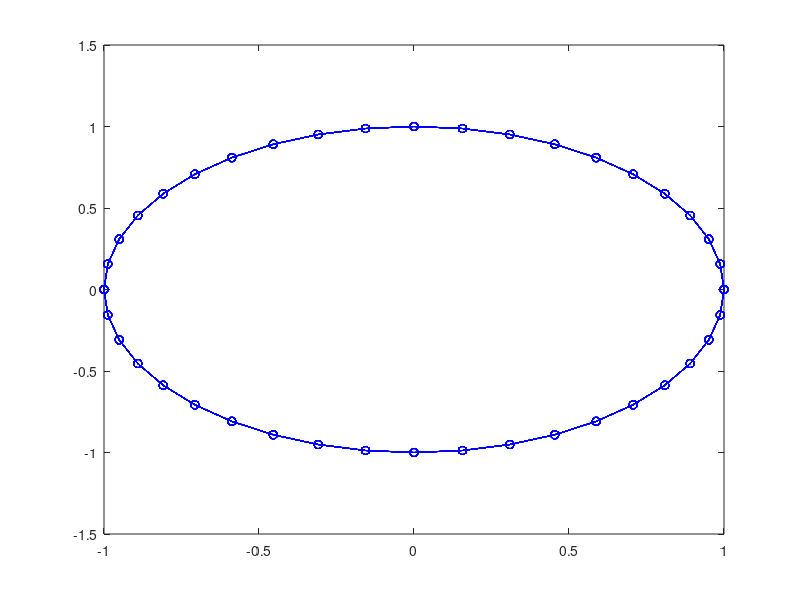
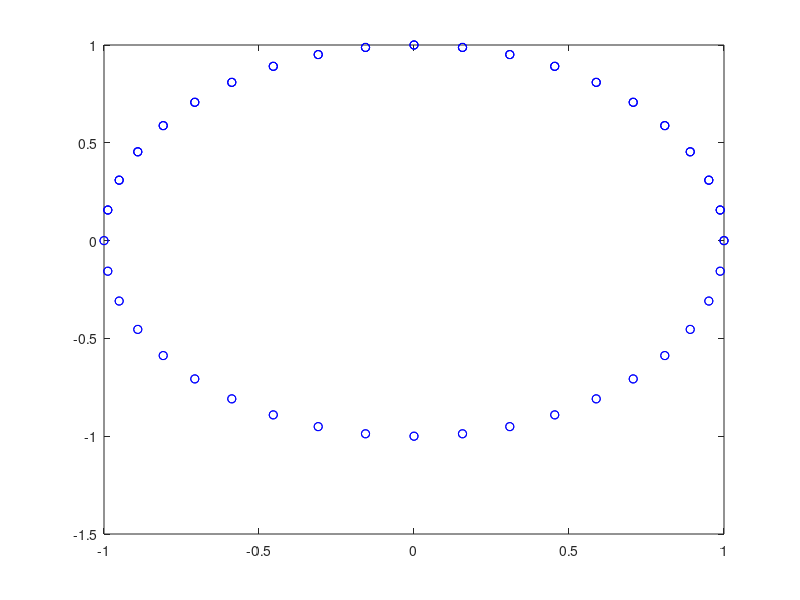
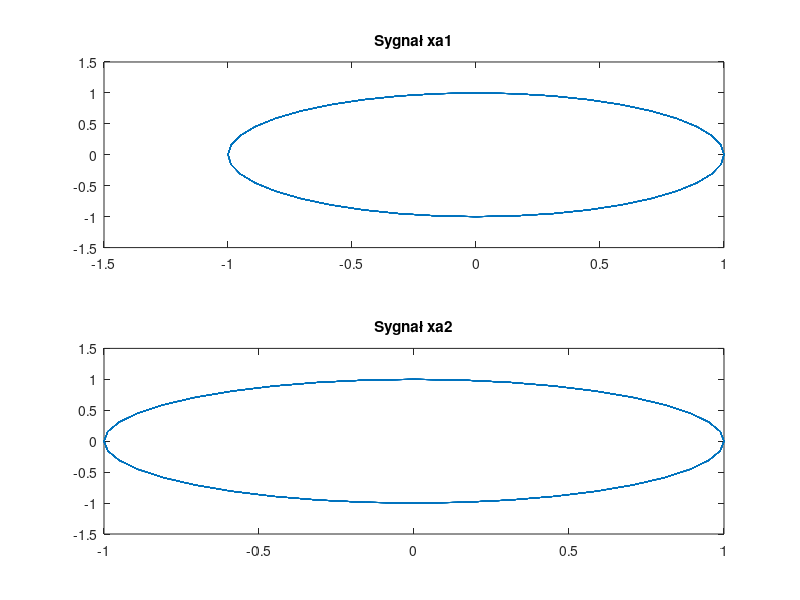
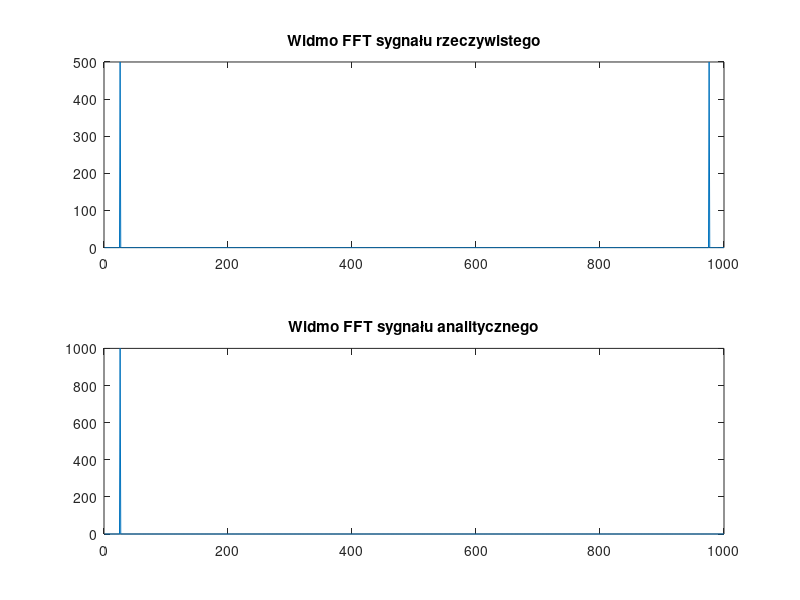

Reproduce these figures in MATLAB, in order. (Note: this script raises an error after producing the figures.)
clear all;
close all;
 
Nx=1000; 
fs=2000; 
f0=fs/40; 
x=cos(2*pi*(f0/fs)*(0:Nx-1));

xa1=hilbert(x);

X=fft(x);
n=1:Nx/2; X(n)=-j*X(n);      % dodatnie czestotliwosci
X(1)=0; X(Nx/2+1)=0;
n=Nx/2+2:Nx; X(n)= j*X(n);   % ujemne czestotliwosci
xH=real(ifft(X));

xa2=x+j*xH; % sygnal analityczny

figure;
plot(x,xH,'bo-');
figure; 
for n=1:100, 
plot(x(n),xH(n),'bo'); 
hold on; pause(0.05); 
end

figure;
subplot(211); plot(xa1); title('Sygnał xa1');
subplot(212); plot(xa2); title('Sygnał xa2');

X_fft = fft(x);
Xa_fft = fft(xa2);

figure;
subplot(2, 1, 1); plot(abs(X_fft)); title('Widmo FFT sygnału rzeczywistego');
subplot(2, 1, 2); plot(abs(Xa_fft)); title('Widmo FFT sygnału analitycznego');

% Wczytaj sygnał mowy (przykładowy kod, dostosuj ścieżkę do pliku audio)
[speech, fs_speech] = audioread('speech8000.wav');

% Oblicz widmo FFT sygnału mowy
X_speech_fft = fft(speech);

% Porównaj widma
figure;
subplot(2, 1, 1); plot(abs(X_fft)); title('Widmo FFT sygnału rzeczywistego');
subplot(2, 1, 2); plot(abs(X_speech_fft)); title('Widmo FFT sygnału mowy');

xs = hilbert(speech);
figure;
subplot(211); plot(xa2); title('Sygnał xa1');
subplot(212); plot(xa2); title('Sygnał xs');